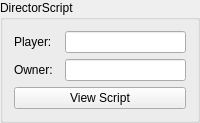
         <widget class="QGroupBox" name="directorScriptGroupBox">
          <property name="minimumSize">
           <size>
            <width>0</width>
            <height>0</height>
           </size>
          </property>
          <property name="title">
           <string>DirectorScript</string>
          </property>
          <layout class="QGridLayout" name="gridLayout_13">
           <item row="2" column="0" colspan="3">
            <widget class="QPushButton" name="directorScriptViewButton">
             <property name="text">
              <string>View Script</string>
             </property>
            </widget>
           </item>
           <item row="0" column="0">
            <widget class="QLabel" name="label_123">
             <property name="text">
              <string>Player:</string>
             </property>
            </widget>
           </item>
           <item row="0" column="2">
            <widget class="QLineEdit" name="directorScriptPlayerEdit">
             <property name="readOnly">
              <bool>true</bool>
             </property>
            </widget>
           </item>
           <item row="1" column="0">
            <widget class="QLabel" name="label_124">
             <property name="text">
              <string>Owner:</string>
             </property>
            </widget>
           </item>
           <item row="1" column="2">
            <widget class="QLineEdit" name="directorScriptOwnerEdit">
             <property name="readOnly">
              <bool>true</bool>
             </property>
            </widget>
           </item>
          </layout>
         </widget>
